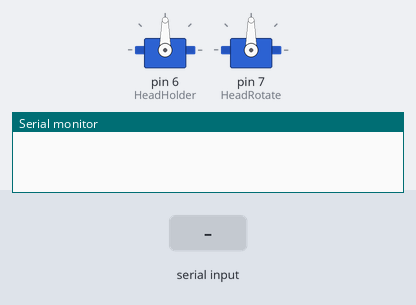
Bench run of a sketch on a simulated Arduino Uno, built with avr-gcc and run on an emulated ATmega328P. Shown: 2 × servo, the last lines printed to the serial monitor. Inputs (shaded band) come from the test bench.

Above: at 1.2 s.
1.3 s: "1" received over Serial
At 1.7 s:
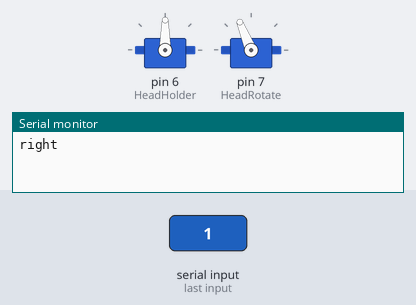
2.8 s: "2" received over Serial
At 4.0 s:
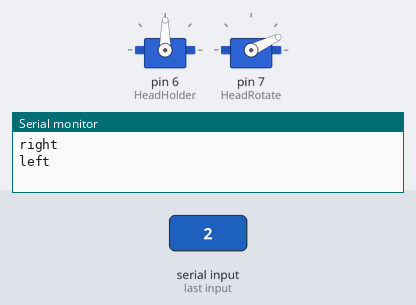
Timing chart, 0 to 5.8 s (numbered marks = the images above; inputs shaded):
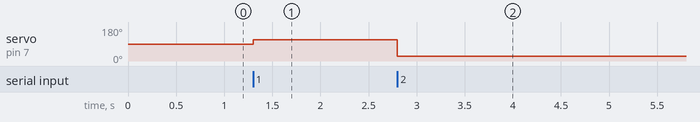

The sketch:

ArduinoSerial.ino
```cpp
#include <Servo.h>
#define HeadHolderCenter 1450
#define HeadRotateCenter 1415
#define LmaxHRC 2000
#define RmaxHRC


Servo HeadHolder;
Servo HeadRotate;


void setup() {
  Serial.begin(57600);
  HeadHolder.attach(6);
  HeadRotate.attach(7);
}

void loop() {
  while(!Serial.available());
  char ch = (char) Serial.read();
  switch (ch) {
    case '1':
      HeadRotate.writeMicroseconds(1700);
      Serial.println("right");
      break;
    case '2':
      HeadRotate.writeMicroseconds(800);
      Serial.println("left");
      break;
    default:
      Serial.println("Invalid option");
  }
}
```

ArduinoSerial.ino.cpp
```cpp
#include <Servo.h>


#define HeadHolderCenter 1450
#define HeadRotateCenter 1415
#define LmaxHRC 2000
#define RmaxHRC

Servo HeadHolder;
Servo HeadRotate;

void setup() {
  Serial.begin(57600);
  HeadHolder.attach(6);
  HeadRotate.attach(7);
}

void loop() {
  while (!Serial.available())
    ;
  char ch = (char)Serial.read();
  switch (ch) {
    case '1':
      HeadRotate.writeMicroseconds(1700);
      Serial.println("right");
      break;
    case '2':
      HeadRotate.writeMicroseconds(800);
      Serial.println("left");
      break;
    default:
      Serial.println("Invalid option");
  }
}
```

Measured:
- after the input at 1.3 s, servo on pin 7 (HeadRotate): 90° → 112° at once
- after the input at 2.8 s, servo on pin 7 (HeadRotate): 112° → 25° at once
